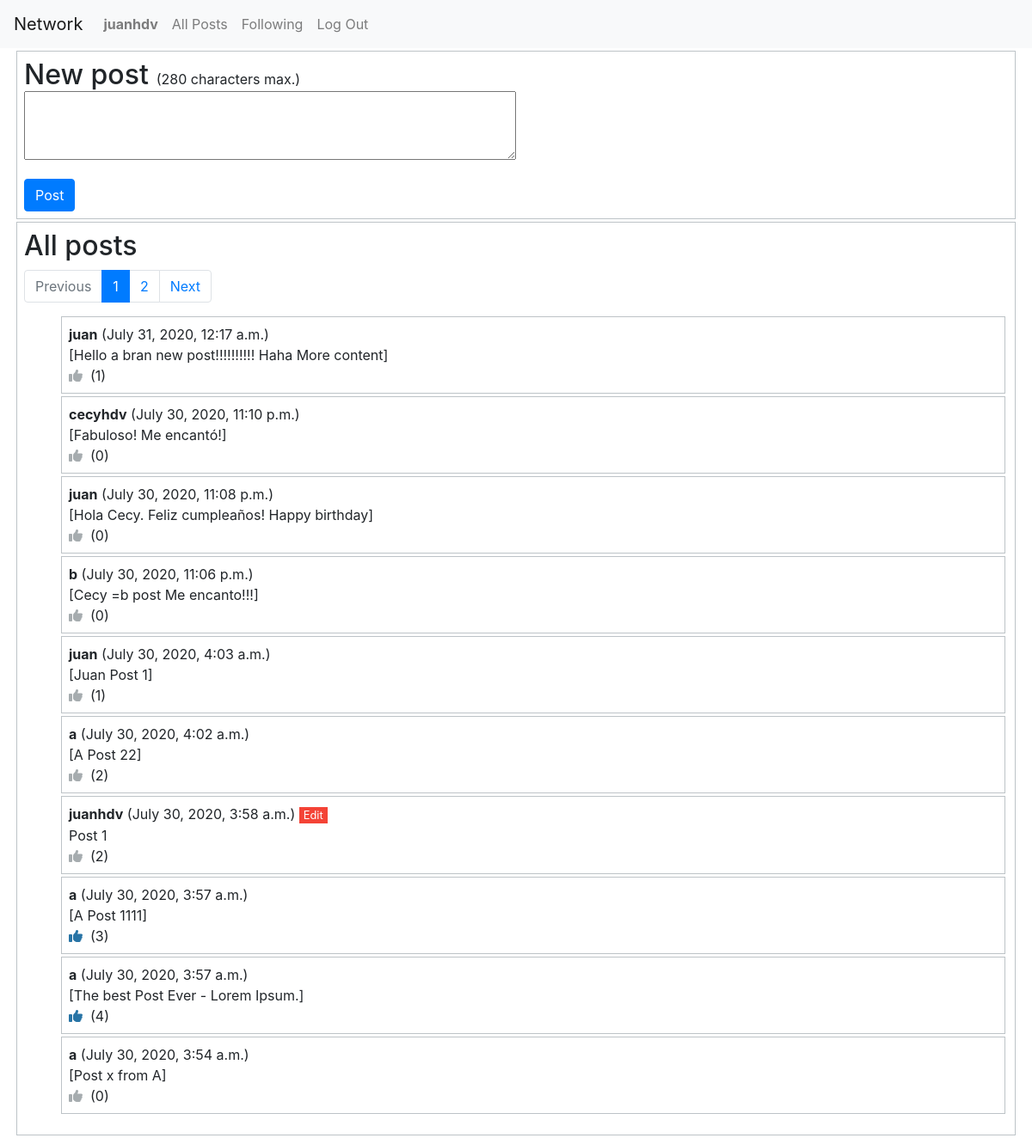
Page / (signed in) on the committed database.
### network/models.py (models this page shows, shortened)
class User(AbstractUser):
	likes = models.ManyToManyField('Post',related_name="fans") # Likes & fans
	follows = models.ManyToManyField('self',symmetrical=False,related_name="followers")

class Post(models.Model):
	author = models.ForeignKey(User, on_delete=models.CASCADE) # One User relates to Many Posts
	datetime = models.DateTimeField(auto_now=False, auto_now_add=True) # default=timezone.now
	content = models.CharField(max_length=280) # Like twitter length
	totallikes = models.IntegerField(default=0)

### network/views.py (the view)
# urls.py: path("", views.index, name="index"),
def index(request):
    if request.user.is_authenticated:
        usrCurrent = User.objects.get(username=request.user.username) # Get current user object
        post = Post.objects.all().order_by(F('datetime').desc()) # All posts (with total likes)
        paginator = Paginator(post, CONST_linesPerPage) # Show  CONST_linesPerPage libes per page.
        return render(request, "network/index.html",{
            "currentUsername" : request.user.username,
            "page_obj": paginator.get_page(request.GET.get('page')),
            "numpages_plus_one": paginator.num_pages+1,
            "likes": [post.id for post in usrCurrent.likes.all()] # Current user likes
        })
    else:
        return HttpResponseRedirect(reverse("login"))

### network/templatetags/range.py (called while the page is built)
@register.filter(name='range')
def filter_range(start, end):
	return range(start, end)

### network/templates/network/index.html (shortened to what this page needs)
{% extends "network/listposts.html" %}
{% block before_body %}
<div class=bordered>
	<h2 style="display: inline">New post</h2>&nbsp;&nbsp;(280 characters max.)
    <form id="newPost" action="{% url 'newPost' %}" method="post">
        <div class="form-group">
        	<textarea name="content"></textarea>
        </div>
        <input class="btn btn-primary" type="submit" value="Post">
    </form>
</div>
{% endblock %}
{% block title_body %}All posts{% endblock %}

### network/templates/network/listposts.html (shortened to what this page needs)
{% extends "network/layout.html" %}
{% load range %}
{% block body %}
<div class=bordered>
	<h2>{% block title_body %}{% endblock %}</h2>
	<nav aria-label="post navigation all">
	  <ul class="pagination">
	  	{% if page_obj.has_previous %}
	    <li class="page-item"> <a class="page-link" href="?page={{ page_obj.previous_page_number }}">Previous</a></li>
	    {% else %}
	    <li class="page-item disabled"> <span class="page-link">Previous</span></li>
	    {% endif %}
	    {% for k in 1|range:numpages_plus_one %}
	  	    {% if k == page_obj.number %}
		    <li class="page-item active" aria-current="page"><a class="page-link" href="#">{{ k }}<span class="sr-only">(current)</span></a></li>
		    {% else %}
		    <li class="page-item"><a class="page-link" href="?page={{ k }}">{{ k }}</a></li>
		    {% endif %}
	    {% endfor %}
        {% if page_obj.has_next %}
	    <li class="page-item"><a class="page-link" href="?page={{ page_obj.next_page_number }}">Next</a></li>
	    {% else %}
	    <li class="page-item disabled"><span class="page-link">Next</span></a></li>
	    {% endif %}
	  </ul>
	</nav>
	{% if page_obj %}
	<ul>
	{% for p in page_obj %}
		<li class="bordered">
			<div>
				<strong>{{ p.author.username }}</strong> ({{ p.datetime }})
			{% if p.author.username == currentUsername %}
				<span class="spanEdit" data-id="{{p.pk}}">Edit</span>&nbsp;
				<div id="txt{{p.pk}}">
				{{ p.content }}
				</div>
			{% else %}
				<div>
				[{{ p.content }}]
				</div>
			{% endif %}
				<i class="fas fa-thumbs-up likeIcon {% if p.pk in likes %}enabled{% else %}disabled{% endif %}" data-id="{{p.pk}}"></i>
				&nbsp;<span id="likes{{p.pk}}" class="totalLikes">({{ p.totallikes }})</span>
			</div>
		</li>
	{% endfor %}
	</ul>
	{% else %}
	<strong>There are not posts.</strong>
	{% endif %}
</div>
{% endblock %}

### network/templates/network/layout.html (shortened to what this page needs)
{% load static %}
<!DOCTYPE html>
<html lang="en">
    <head>
        <link rel="stylesheet" href="https://stackpath.bootstrapcdn.com/bootstrap/4.4.1/css/bootstrap.min.css">
        <link rel="stylesheet" href="{% static 'network/styles.css' %}">
    </head>
    <body>
        <nav class="navbar navbar-expand-lg navbar-light bg-light">
            <a class="navbar-brand" href="#">Network</a>
            <div>
              <ul class="navbar-nav mr-auto">
                {% if user.is_authenticated %}
                    <li class="nav-item">
                        <a class="nav-link" href="{% url 'profile' %}"><strong>{{ user.username }}</strong></a>
                    </li>
                {% endif %}
                <li class="nav-item">
                  <a class="nav-link" href="{% url 'index' %}">All Posts</a>
                </li>
                {% if user.is_authenticated %}
                    <li class="nav-item">
                        <a class="nav-link" href="{% url 'following' %}">Following</a>
                    </li>
                    <li class="nav-item">
                        <a class="nav-link" href="{% url 'logout' %}">Log Out</a>
                    </li>
                {% endif %}
              </ul>
            </div>
          </nav>
        <div class="body">
            {% block before_body %}
            {% endblock %}
            {% block body %}
            {% endblock %}
        </div>
    </body>
</html>

### network/static/network/styles.css (style rules this page uses)
textarea { width: 50%; height: 80px; }
ul > li.bordered { list-style-type: none; }
.body { margin: 0 1em; }
.bordered { padding: 0.5em; margin: 3px; border: 1px solid #bdc3c7; }
span.spanEdit { font-size: 0.8em; background-color: #f44336; color: white; margin: 2px 0; padding: 0px 5px; text-align: center; text-decoration: none; display: inline-block; cursor: pointer; }
.likeIcon { cursor: pointer; }
.likeIcon.enabled { color: #2874a6;; }
.likeIcon.disabled { color:#a6acaf; }

### rows in the picture
User: username "juanhdv"
Post: author.username "juan", datetime "July 31, 2020, 12:17 a.m.", content "Hello a bran new post!!!!!!!!!! Haha More content", totallikes "1"
Post: author.username "cecyhdv", datetime "July 30, 2020, 11:10 p.m.", content "Fabuloso! Me encantó!", totallikes "0"
Post: author.username "juan", datetime "July 30, 2020, 11:08 p.m.", content "Hola Cecy. Feliz cumpleaños! Happy birthday", totallikes "0"
Post: author.username "b", datetime "July 30, 2020, 11:06 p.m.", content "Cecy =b post Me encanto!!!", totallikes "0"
Post: author.username "juan", datetime "July 30, 2020, 4:03 a.m.", content "Juan Post 1", totallikes "1"
Post: author.username "a", datetime "July 30, 2020, 4:02 a.m.", content "A Post 22", totallikes "2"
Post: author.username "juanhdv", datetime "July 30, 2020, 3:58 a.m.", content "Post 1", totallikes "2"
Post: author.username "a", datetime "July 30, 2020, 3:57 a.m.", content "A Post 1111", totallikes "3"
Post: author.username "a", datetime "July 30, 2020, 3:57 a.m.", content "The best Post Ever - Lorem Ipsum.", totallikes "4"
Post: author.username "a", datetime "July 30, 2020, 3:54 a.m.", content "Post x from A", totallikes "0"

### other values in the picture
{{ k }} "1"
{{ k }} "2"
